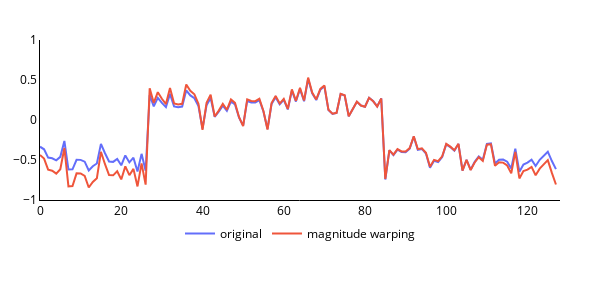

Write notebook code for a chart like this one.
### Markdown cell above
## Magnitude Warping

### Code cell
hlp.plot1d_plotly(x=original[0],x2=magnitude_warp[0], label2='magnitude warping')
